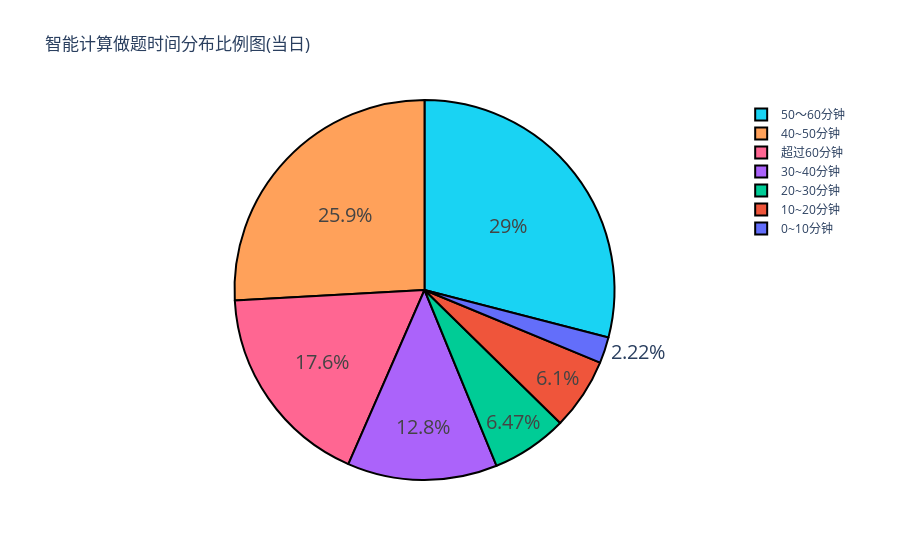

The code cell stored with this chart in its notebook:
### Code cell
import plotly as py
import plotly.graph_objs as go
pyplt=py.offline.plot
labels=['0~10分钟','10~20分钟','20~30分钟','30~40分钟','40~50分钟', '50～60分钟', '超过60分钟']
values=x1_list
trace=[go.Pie(labels=labels,values=values)]
layout=go.Layout(
    title='智能计算做题时间分布比例图(当日)'
)
fig=go.Figure(data=trace,layout=layout)
fig.update_traces(hoverinfo='label+percent',
#  textinfo='value', 
 textfont_size=20, marker=dict(colors=plotly.colors.qualitative.Plotly[0:7], line=dict(color='#000000', width=2)))
pyplt(fig,filename='plot/单日智能计算时间分布饼图.html')
offline.iplot(fig)

### Figure 1 — Plotly figure (JSON) as saved in the notebook; plotly's stock layout.template omitted (floating-point values rounded to 4 significant figures)
{"data": [{"hoverinfo": "label+percent", "labels": ["0~10分钟", "10~20分钟", "20~30分钟", "30~40分钟", "40~50分钟", "50～60分钟", "超过60分钟"], "marker": {"colors": ["#636EFA", "#EF553B", "#00CC96", "#AB63FA", "#FFA15A", "#19D3F3", "#FF6692"], "line": {"color": "#000000", "width": 2}}, "textfont": {"size": 20}, "type": "pie", "values": [12, 33, 35, 69, 140, 157, 95]}], "layout": {"title": {"text": "智能计算做题时间分布比例图(当日)"}}}
